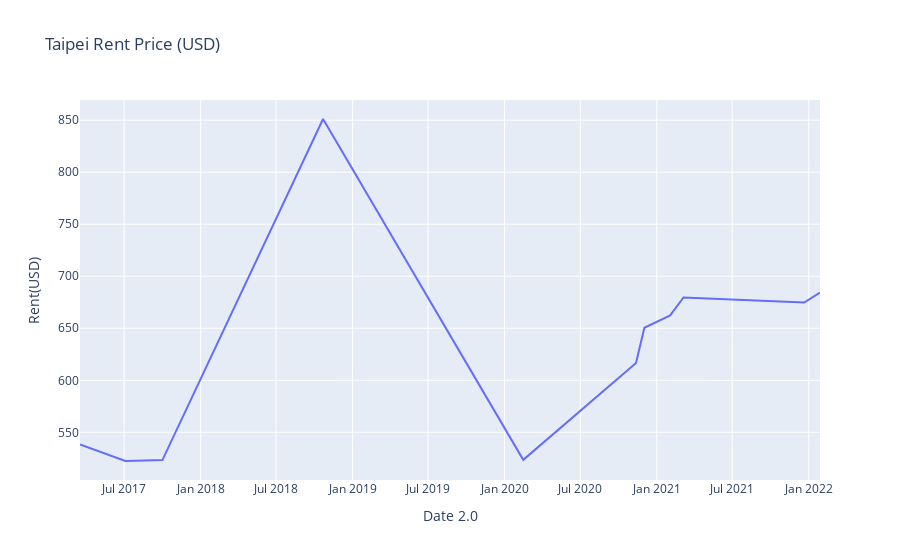

Here is the notebook cell this chart was saved with:
### Code cell
fig = px.line(df, x = 'Date 2.0', y = 'Rent(USD)', title='Taipei Rent Price (USD)')
fig.show()

### Figure 1 — Plotly figure (JSON) as saved in the notebook; plotly's stock layout.template omitted (floating-point values rounded to 4 significant figures)
{"data": [{"hovertemplate": "Date 2.0=%{x}<br>Rent(USD)=%{y}<extra></extra>", "legendgroup": "", "line": {"color": "#636efa", "dash": "solid"}, "marker": {"symbol": "circle"}, "mode": "lines", "name": "", "orientation": "v", "showlegend": false, "type": "scatter", "x": ["2017-03-17", "2017-07-04", "2017-10-01", "2018-10-22", "2020-2-15", "2020-11-12", "2020-12-2", "2021-02-02", "2021-03-06", "2021-12-21", "2022-01-28"], "xaxis": "x", "y": [538.4, 522.4, 523.3, 851.2, 523.5, 616.6, 650.5, 662.4, 679.7, 674.7, 684.2], "yaxis": "y"}], "layout": {"legend": {"tracegroupgap": 0}, "title": {"text": "Taipei Rent Price (USD)"}, "xaxis": {"anchor": "y", "domain": [0, 1], "title": {"text": "Date 2.0"}}, "yaxis": {"anchor": "x", "domain": [0, 1], "title": {"text": "Rent(USD)"}}}}
